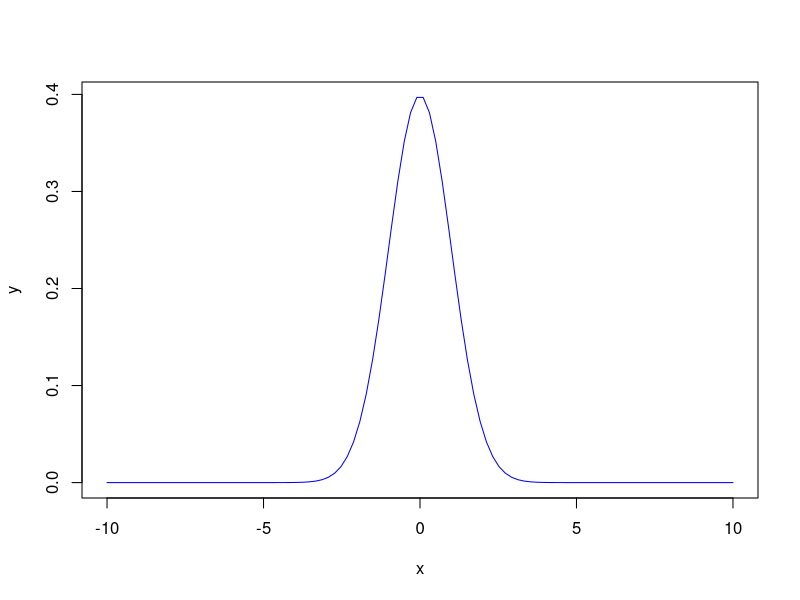
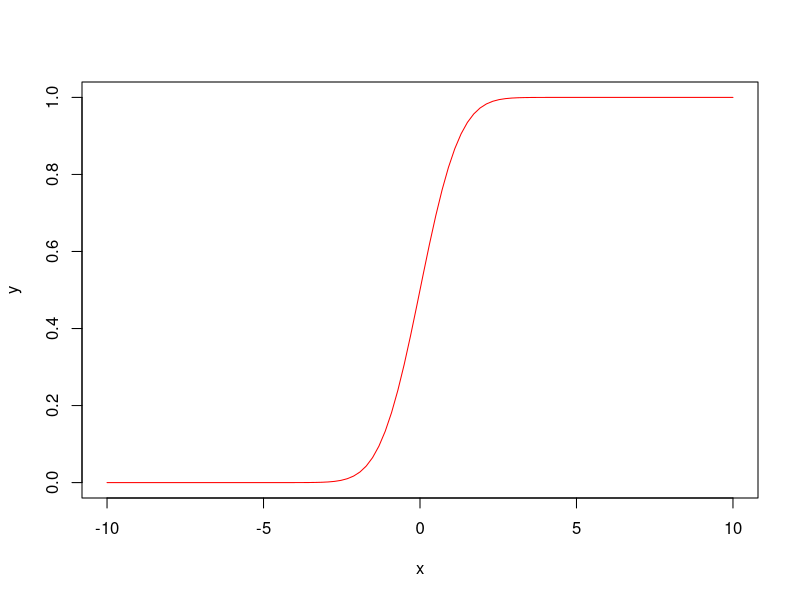
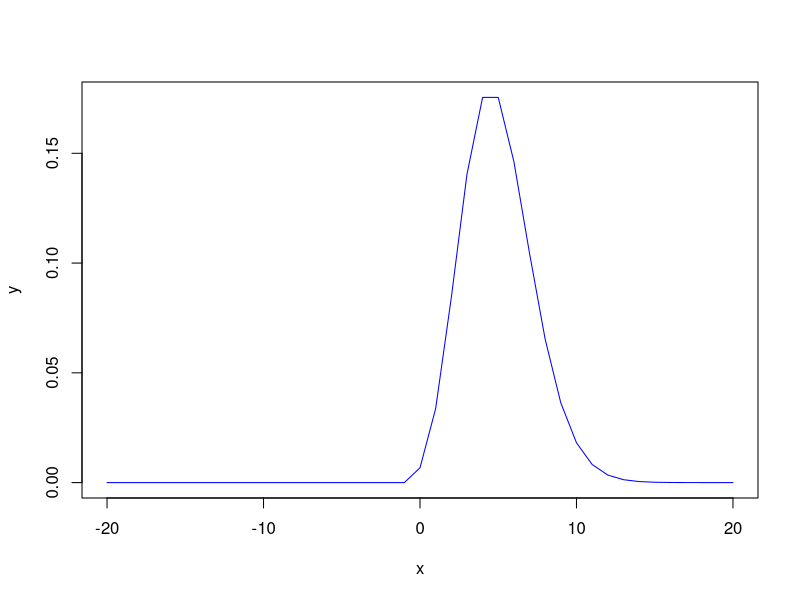

Source code (R) for these figures, in order:
## ---- chunk 1
library(MASS)
df <- Cars93
## ---- chunk 2
set.seed(1234)
training_dataset <- sample(1:nrow(df), 40, replace = FALSE)
index <- as.numeric(row.names(df))
test_dataset <- index[- training_dataset]
training_df <- df[training_dataset,]
training_df ## Training Dataset
test_df <- df[test_dataset,]
test_df ## Test Dataset
## ---- chunk 3
write.csv(training_df, file = "training_df.csv")
write.csv(test_df, file = "test_df.csv")
## ---- chunk 4
USA_training_df <- training_df[training_df$Origin == "USA",]
nrow(USA_training_df) ##number of USA cars in the training dataset
non_USA_training_df <- training_df[training_df$Origin == "non-USA",]
nrow(non_USA_training_df) ##number of non-USA cars in the training dataset
## ---- chunk 5
births <- sample(c("boy", "girl"), size = 10, replace = TRUE, prob = c(0.515, 0.485))
table(births)
## ---- chunk 6
many_births <- sample(c("boy", "girl"), size = 10000, replace = TRUE, prob = c(0.515, 0.485))
table(many_births)
## ---- chunk 7
prob_3_boys <- dbinom(3, size = 10, prob = 0.515)
prob_3_boys ##probability of exactly 3 boys out of 10 births
## ---- chunk 8
n <- 10
x <- seq(from = -10, to = 10, length.out = 100)
y <- dnorm(x)
plot(x,y, type = "l", pch = 16, col = "blue") ## Density Function

n <- 10
x <- seq(from = -10, to = 10, length.out = 100)
y <- pnorm(x)
plot(x,y, type = "l", pch = 16, col = "red") ## Cumulative Probability Function
## ---- chunk 9
prob_exactly_4 <- dpois(4, lambda = 5)
prob_exactly_4 ## Probability that exactly 4 cars arrive in next ten seconds
## ---- chunk 10
prob_more_than_5 <- ppois(5, lambda = 5, lower.tail = FALSE)
prob_more_than_5 ## Probability that more than 5 cars arrive in next ten seconds
## ---- chunk 11
n <- 20
x <- seq(from = -20, to = 20)
y <- dpois(x, lambda = 5)
plot(x, y, type = "l", pch = 16, col = "blue") ## Density Function
